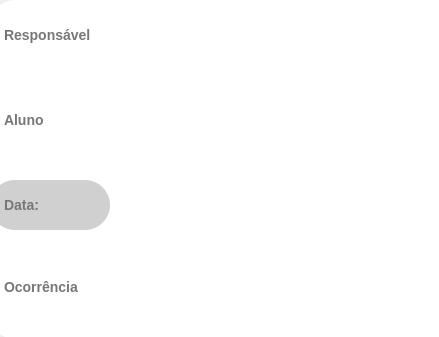
<?xml version="1.0" encoding="UTF-8"?>
<ui version="4.0">
 <class>Form</class>
 <widget class="QWidget" name="Form">
  <property name="geometry">
   <rect>
    <x>0</x>
    <y>0</y>
    <width>439</width>
    <height>337</height>
   </rect>
  </property>
  <property name="minimumSize">
   <size>
    <width>400</width>
    <height>139</height>
   </size>
  </property>
  <property name="maximumSize">
   <size>
    <width>494</width>
    <height>900</height>
   </size>
  </property>
  <property name="windowTitle">
   <string>Form</string>
  </property>
  <widget class="QFrame" name="frame">
   <property name="geometry">
    <rect>
     <x>0</x>
     <y>0</y>
     <width>521</width>
     <height>341</height>
    </rect>
   </property>
   <property name="minimumSize">
    <size>
     <width>100</width>
     <height>100</height>
    </size>
   </property>
   <property name="styleSheet">
    <string notr="true">background-Color: #fff;
border-radius: 50px;</string>
   </property>
   <property name="frameShape">
    <enum>QFrame::StyledPanel</enum>
   </property>
   <property name="frameShadow">
    <enum>QFrame::Raised</enum>
   </property>
   <widget class="QWidget" name="horizontalLayoutWidget">
    <property name="geometry">
     <rect>
      <x>-10</x>
      <y>0</y>
      <width>451</width>
      <height>339</height>
     </rect>
    </property>
    <layout class="QHBoxLayout" name="horizontalLayout" stretch="0">
     <item>
      <layout class="QVBoxLayout" name="verticalLayout">
       <property name="spacing">
        <number>15</number>
       </property>
       <item>
        <widget class="QLabel" name="respLabel">
         <property name="minimumSize">
          <size>
           <width>120</width>
           <height>70</height>
          </size>
         </property>
         <property name="maximumSize">
          <size>
           <width>120</width>
           <height>70</height>
          </size>
         </property>
         <property name="styleSheet">
          <string notr="true">    font-family: &quot;Segoe UI&quot;, sans-serif;
    font-size: 14px;
    font-weight: bold;
	border-radius: 25px;
	padding-left: 10px;
	color: #777;</string>
         </property>
         <property name="text">
          <string>Responsável</string>
         </property>
        </widget>
       </item>
       <item>
        <widget class="QLabel" name="respLabel_2">
         <property name="minimumSize">
          <size>
           <width>120</width>
           <height>70</height>
          </size>
         </property>
         <property name="maximumSize">
          <size>
           <width>120</width>
           <height>70</height>
          </size>
         </property>
         <property name="styleSheet">
          <string notr="true">    font-family: &quot;Segoe UI&quot;, sans-serif;
    font-size: 14px;
    font-weight: bold;
	border-radius: 25px;
	padding-left: 10px;
	color: #777;</string>
         </property>
         <property name="text">
          <string>Aluno</string>
         </property>
        </widget>
       </item>
       <item>
        <widget class="QLabel" name="dateLabel">
         <property name="minimumSize">
          <size>
           <width>120</width>
           <height>50</height>
          </size>
         </property>
         <property name="maximumSize">
          <size>
           <width>100</width>
           <height>30</height>
          </size>
         </property>
         <property name="styleSheet">
          <string notr="true">    font-family: &quot;Segoe UI&quot;, sans-serif;
    font-size: 14px;
    font-weight: bold;
    color: #333333; 
	border-radius: 25px;
	padding-left: 10px;
	color: #777;
	background-color: #d0d0d0;</string>
         </property>
         <property name="text">
          <string>Data:</string>
         </property>
        </widget>
       </item>
       <item>
        <widget class="QLabel" name="descLabel">
         <property name="minimumSize">
          <size>
           <width>50</width>
           <height>100</height>
          </size>
         </property>
         <property name="maximumSize">
          <size>
           <width>900000</width>
           <height>160</height>
          </size>
         </property>
         <property name="styleSheet">
          <string notr="true">    font-family: &quot;Segoe UI&quot;, sans-serif;
    font-size: 14px;
    font-weight: bold;
    color: #333333; 
	border-radius: 25px;
	padding-left: 10px;
	color: #777;</string>
         </property>
         <property name="text">
          <string>Ocorrência</string>
         </property>
        </widget>
       </item>
      </layout>
     </item>
    </layout>
   </widget>
  </widget>
 </widget>
 <resources/>
 <connections/>
</ui>
